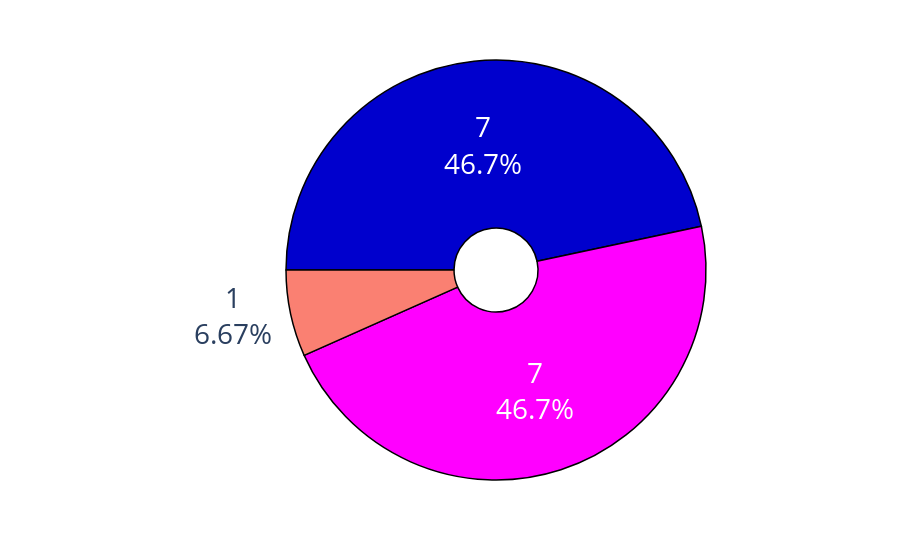
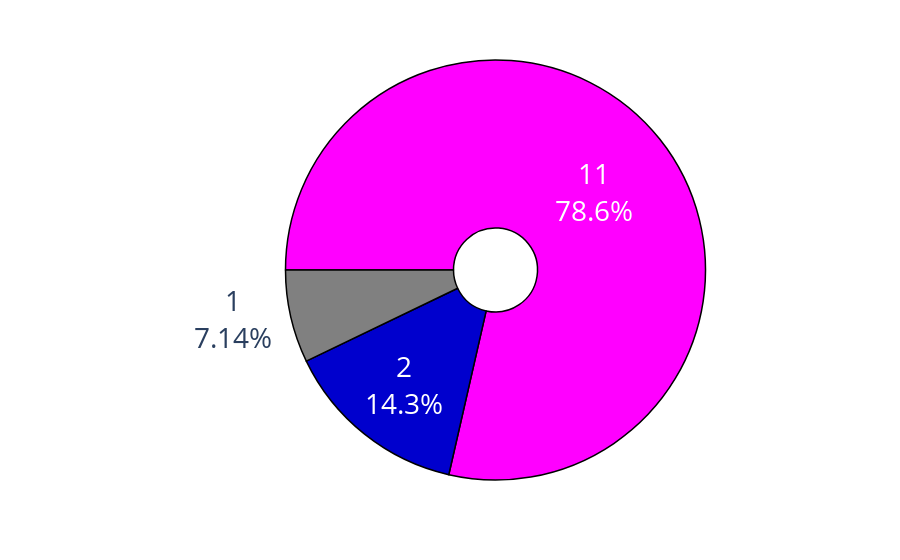

Source (notebook cell) for these figures, in order:
### Code cell
# 1.2 sex
print('people with dementia:')
for x in df_dementia['Sex'].unique():
    print(f"{x}: {sum(df_dementia['Sex'] == x)}")

print('\ncaregiver:')
for x in df_supporter['Sex'].unique():
    print(f"{x}: {sum(df_supporter['Sex'] == x)}")

# fig = px.pie(df_dementia, names='Ethnic background')
# fig.show()
fig = draw_pie(df_dementia, 'Sex', category_orders=demo_category_order, colormap=demo_colormap)
fig.write_image('sex_dementia.png', scale=3)
fig = draw_pie(df_supporter, 'Sex', category_orders=demo_category_order, colormap=demo_colormap)
fig.write_image('sex_supporter.png', scale=3)

### Figure 1 — Plotly figure (JSON) as saved in the notebook; plotly's stock layout.template omitted (floating-point values rounded to 4 significant figures)
{"data": [{"customdata": [["Male"], ["Male"], ["Male"], ["Male"], ["Male"], ["Male"], ["Male"], ["Female"], ["Female"], ["Female"], ["Female"], ["Female"], ["Female"], ["Female"], ["Nonbinary"]], "direction": "clockwise", "domain": {"x": [0, 1], "y": [0, 1]}, "hole": 0.2, "hovertemplate": "Sex=%{customdata[0]}<extra></extra>", "labels": ["Male", "Male", "Male", "Male", "Male", "Male", "Male", "Female", "Female", "Female", "Female", "Female", "Female", "Female", "Nonbinary"], "legendgroup": "", "marker": {"colors": ["mediumblue", "mediumblue", "mediumblue", "mediumblue", "mediumblue", "mediumblue", "mediumblue", "fuchsia", "fuchsia", "fuchsia", "fuchsia", "fuchsia", "fuchsia", "fuchsia", "salmon"], "line": {"color": "#000000", "width": 1.5}}, "name": "", "rotation": -90, "showlegend": false, "sort": false, "textfont": {"size": 28}, "textinfo": "percent+value", "type": "pie"}], "layout": {"autosize": true, "legend": {"tracegroupgap": 0}, "margin": {"t": 60}}}

### Figure 2 — Plotly figure (JSON) as saved in the notebook; plotly's stock layout.template omitted (floating-point values rounded to 4 significant figures)
{"data": [{"customdata": [["Female"], ["Female"], ["Female"], ["Female"], ["Female"], ["Female"], ["Female"], ["Female"], ["Female"], ["Female"], ["Female"], ["Male"], ["Male"], ["Prefer not to answer"]], "direction": "clockwise", "domain": {"x": [0, 1], "y": [0, 1]}, "hole": 0.2, "hovertemplate": "Sex=%{customdata[0]}<extra></extra>", "labels": ["Female", "Female", "Female", "Female", "Female", "Female", "Female", "Female", "Female", "Female", "Female", "Male", "Male", "Prefer not to answer"], "legendgroup": "", "marker": {"colors": ["fuchsia", "fuchsia", "fuchsia", "fuchsia", "fuchsia", "fuchsia", "fuchsia", "fuchsia", "fuchsia", "fuchsia", "fuchsia", "mediumblue", "mediumblue", "gray"], "line": {"color": "#000000", "width": 1.5}}, "name": "", "rotation": -90, "showlegend": false, "sort": false, "textfont": {"size": 28}, "textinfo": "percent+value", "type": "pie"}], "layout": {"autosize": true, "legend": {"tracegroupgap": 0}, "margin": {"t": 60}}}
